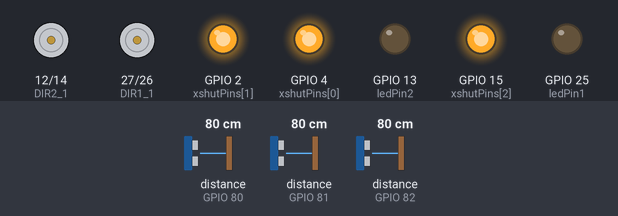
This sketch was run on a simulated ESP32. Shown: motor-driver pin pairs drawn as motors (green arrow = first pin HIGH = forward, orange = second pin HIGH = backward, longer = more drive), output pins drawn as LEDs (lit = HIGH). The inputs (shaded band) are chosen by the test bench; at power-on: distance to the obstacle (sensors on GPIO 80, GPIO 81, GPIO 82) 80 cm. What the sketch prints to the serial monitor is not drawn.

Above: at 2.2 s.
2.3 s: distance to the obstacle (sensor on GPIO 80) set to 8 cm
3.8 s: distance to the obstacle (sensor on GPIO 80) set to 5 cm
At 4.04 s:
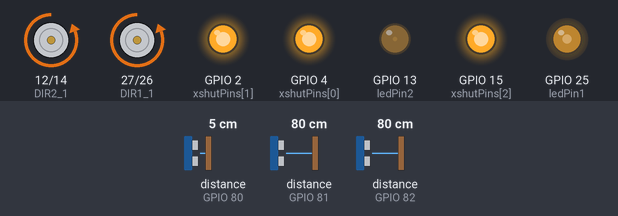
At 4.6 s:
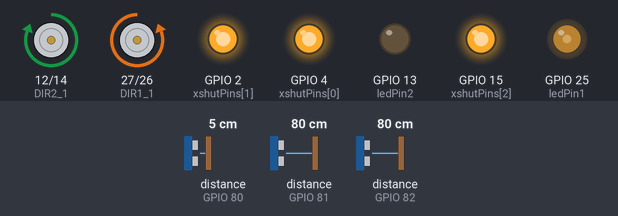
Timing chart, 0 to 6.8 s (numbered marks = the images above; inputs shaded):
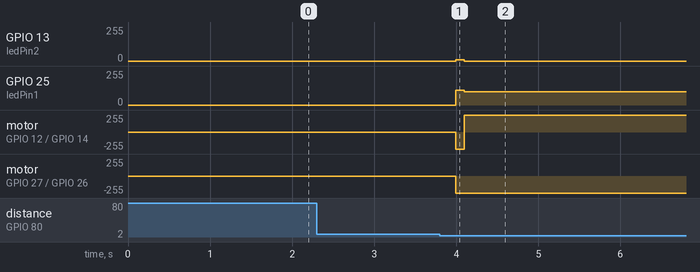

The sketch:

FUZZY_XE_BAM_TUONG.ino
```cpp
/*-------------------------------Include library--------------------------*/
#include <Wire.h>
#include <VL53L0X.h>
/*-------------------------------Define sensor--------------------------*/
const uint8_t sensorCount = 3;
const uint8_t xshutPins[sensorCount] = { 4, 2, 15 };  // xshutPins - EN sensors
VL53L0X sensors[sensorCount];
/*-------------------------------PWM--------------------------*/
const int ledPin1 = 25;  //chân xung pwm 1
const int ledPin2 = 13;  //chân xung pwm 2
// configuration of PWM channels
const int freq = 5000;      // tần số xung
const int ledChannel1 = 0;  // kênh PWM
const int ledChannel2 = 1;  // kênh PWM
const int resolution = 8;   // độ phân giải 8bit
/*-------------------------------MOTOR DIRECTION--------------------------*/
#define DIR1_1 27
#define DIR1_2 26
#define DIR2_1 12
#define DIR2_2 14
/*-------------------------------GLOBAL VARIABLES--------------------------*/
bool running_focus_left = false;
bool running_focus_right = false;
int sensorLeft, sensorMid, sensorRight;  // sensors value
unsigned long previousMillis = 0;
int previousSensorLeft, previousSensorRight;
int missLeftWall, missRightWall;
/*-------------------------------PID Define--------------------------*/
float baseFwd, turn;
float sumErrorLeft, previousErrorLeft;
float sumErrorRight, previousErrorRight;
int leftDuty, rightDuty;
/*-------------------------------check Define--------------------------*/
int cnt;
/*-------------------------------Define Fuzzy--------------------------*/
float u_dot = 0;
float u = 0;
float C1 = 0.22;
float C2 = 0.25;
float C3 = 0.31;
float C4 = 0.21;
float C5 = 0.27;
float k1 = 0.5 / 40.0;
float k2 = 0.5 / 150.0;
float ku = 20;
/*-------------------------------ROBOT PARAMETERS--------------------------*/
float cal_trueMF(float e, float L, float c1, float c2, float R) {
  float y = 0;
  if (e < L) {
    y = 0;
  } else if (e < c1) {
    y = (e - L) / (c1 - L);
  } else if (e < c2) {
    y = 1;
  } else if (e < R) {
    y = (R - e) / (R - c2);
  } else {
    y = 0;
  }
  return y;
}
float Calibrate_Fuzzy(float e, float e_dot) {
  float e_NB, e_NS, e_ZE, e_PS, e_PB;
  float de_NE, de_ZE, de_PO;
  float y_NB, y_NM, y_NS, y_ZE, y_PS, y_PM, y_PB;
  float beta1, beta2, beta3, beta4, beta5, beta6, beta7, beta8, beta9, beta10, beta11, beta12, beta13, beta14, beta15;
  float y1, y2, y3, y4, y5, y6, y7, y8, y9, y10, y11, y12, y13, y14, y15;

  e = constrain(e, -1, 1);
  e_dot = constrain(e_dot, -1, 1);

  Serial.print("\te:");
  Serial.print(e);
  Serial.print("\te_dot:");
  Serial.print(e_dot);
  Serial.print(" ");

  e_NB = cal_trueMF(e, -10, -1, -C2, -C1);
  e_NS = cal_trueMF(e, -C2, -C1, -C1, 0);
  e_ZE = cal_trueMF(e, -C1, 0, 0, C1);
  e_PS = cal_trueMF(e, 0, C1, C1, C2);
  e_PB = cal_trueMF(e, C1, C2, 1, 10);

  de_NE = cal_trueMF(e_dot, -10, -1, -C3, 0);
  de_ZE = cal_trueMF(e_dot, -C3, 0, 0, C3);
  de_PO = cal_trueMF(e_dot, 0, C3, 1, 10);
  //OUTPUT
  y_NB = -1;
  y_NM = -C5;
  y_NS = -C4;
  y_ZE = 0;
  y_PS = C4;
  y_PM = C5;
  y_PB = 1;
  //Fuzzy Rules
  beta1 = e_NB * de_NE;
  y1 = y_PB;
  beta2 = e_NB * de_ZE;
  y2 = y_PM;
  beta3 = e_NB * de_PO;
  y3 = y_PS;

  beta4 = e_NS * de_NE;
  y4 = y_PM;
  beta5 = e_NS * de_ZE;
  y5 = y_PS;
  beta6 = e_NS * de_PO;
  y6 = y_ZE;

  beta7 = e_ZE * de_NE;
  y7 = y_PS;
  beta8 = e_ZE * de_ZE;
  y8 = y_ZE;
  beta9 = e_ZE * de_PO;
  y9 = y_NS;

  beta10 = e_PS * de_NE;
  y10 = y_ZE;
  beta11 = e_PS * de_ZE;
  y11 = y_NS;
  beta12 = e_PS * de_PO;
  y12 = y_NM;

  beta13 = e_PB * de_NE;
  y13 = y_NS;
  beta14 = e_PB * de_ZE;
  y14 = y_NM;
  beta15 = e_PB * de_PO;
  y15 = y_NB;
  //Defuzzification: Weighted Average
  u_dot = beta1 * y1 + beta2 * y2 + beta3 * y3 + beta4 * y4 + beta5 * y5
      + beta6 * y6 + beta7 * y7 + beta8 * y8 + beta9 * y9 + beta10 * y10
      + beta11 * y11 + beta12 * y12 + beta13 * y13 + beta14 * y14 + beta15 * y15;
  return u += u_dot;
}
float Fuzzy_controlLeft(float sensorLeft, float desiredSensorLeft, float Ts) {
  float errorLeft = desiredSensorLeft - (float)sensorLeft;
  float errorLeft_dot = (errorLeft - previousErrorLeft) / Ts;
  float turn_ = constrain(Calibrate_Fuzzy(errorLeft * k1, errorLeft_dot * k2) * ku, -50, 50);
  Serial.print("\tturn_:");
  Serial.print(turn_);
  Serial.print("\tu:");
  Serial.print(u);
  Serial.print("\terrorLeft:");
  Serial.print(errorLeft);
  Serial.print("\terrorLeft_dot:");
  Serial.print(errorLeft_dot);
  Serial.print(" ");
  previousErrorLeft = errorLeft;
  return turn_;
}
void setupsensor() {
  // Disable/reset all sensors by driving their XSHUT pins low.
  for (uint8_t i = 0; i < sensorCount; i++) {
    pinMode(xshutPins[i], OUTPUT);
    digitalWrite(xshutPins[i], LOW);
  }
  // Enable, initialize, and start each sensor, one by one.
  for (uint8_t i = 0; i < sensorCount; i++) {
    digitalWrite(xshutPins[i], HIGH);
    delay(100);
    sensors[i].setTimeout(500);
    if (!sensors[i].init()) {
      Serial.print("Failed to detect and initialize sensor ");
      Serial.println(i);
      while (1) {}
    }
    sensors[i].setAddress(0x50 + i);  //change adress sensors
    // sensors[i].setMeasurementTimingBudget(20000);
    sensors[i].startContinuous();
  }
}
void setup_pwm() {
  ledcSetup(ledChannel1, freq, resolution);
  ledcSetup(ledChannel2, freq, resolution);
  ledcAttachPin(ledPin1, ledChannel1);
  ledcAttachPin(ledPin2, ledChannel2);

  pinMode(DIR1_1, OUTPUT);
  pinMode(DIR1_2, OUTPUT);
  pinMode(DIR2_1, OUTPUT);
  pinMode(DIR2_2, OUTPUT);
}
void print_value() {
  Serial.print("L:");
  Serial.print(sensorLeft);
  Serial.print('\t');
  Serial.print("M: ");
  Serial.print(sensorMid);
  Serial.print('\t');
  Serial.print("R: ");
  Serial.print(sensorRight);
  Serial.print('\t');
}
void read_value_sensors() {
  //read value
  sensorLeft = sensors[0].readRangeContinuousMillimeters() - 30;
  sensorMid = sensors[1].readRangeContinuousMillimeters();
  sensorRight = sensors[2].readRangeContinuousMillimeters() - 60;
  // giới hạn giá trị
  sensorLeft = constrain(sensorLeft, 30, 250);  //range from 30 to 250
  sensorMid = constrain(sensorMid, 30, 250);
  sensorRight = constrain(sensorRight, 30, 250);
}
int getWallMidState(int sensorMid, int threshold) {
  if (sensorMid > threshold) return 0;
  else return 1;
}
bool getWallLeft() {
  if ((sensorLeft) >= 130) return true;
  else return false;
}
bool getWallRight() {
  if ((sensorRight - previousSensorRight) >= 100) return true;
  else return false;
}
float PID_LeftWall(int sensorLeft, float desiredSensorLeft, float Kp, float Ki, float Kd, float Ts) {
  float errorLeft = desiredSensorLeft - (float)sensorLeft;
  sumErrorLeft += errorLeft;
  float turn_ = Kp * errorLeft + Ki * sumErrorLeft * Ts + Kd * (errorLeft - previousErrorLeft) / Ts;
  previousErrorLeft = errorLeft;
  return turn_;
}
float PID_RightWall(int sensorRight, float desiredSensorRight, float Kp, float Ki, float Kd, float Ts) {
  float errorRight = (float)sensorRight - desiredSensorRight;
  sumErrorRight += errorRight;
  float turn_ = Kp * errorRight + Ki * sumErrorRight * Ts + Kd * (errorRight - previousErrorRight) / Ts;
  previousErrorRight = errorRight;
  return turn_;
}
void Left_Motor_PWM(float PWM_) {
  if (PWM_ >= 0) {
    ledcWrite(ledChannel1, PWM_);
    digitalWrite(DIR1_1, LOW);
    digitalWrite(DIR1_2, HIGH);
  } else {
    ledcWrite(ledChannel1, abs(PWM_));
    digitalWrite(DIR1_1, HIGH);
    digitalWrite(DIR1_2, LOW);
  }
}
void Right_Motor_PWM(float PWM_) {
  if (PWM_ >= 0) {
    ledcWrite(ledChannel2, PWM_);
    digitalWrite(DIR2_1, HIGH);
    digitalWrite(DIR2_2, LOW);
  } else {
    ledcWrite(ledChannel2, abs(PWM_));
    digitalWrite(DIR2_1, LOW);
    digitalWrite(DIR2_2, HIGH);
  }
}
void setup() {
  Serial.begin(115200);
  Wire.begin();
  Wire.setClock(400000);  // use 400 kHz I2C
  setupsensor();
  delay(1000);
  setup_pwm();
  Serial.println("Focus left or Focus right ?");
  while (1) {
    read_value_sensors();
    // print_value();
    // Serial.println();
    if (sensorLeft < 40) {
      Serial.println("LEFT!");
      running_focus_left = true;  // focus left
      break;
    }
    // if (sensorRight < 40) {
    //   Serial.println("RIGHT!");
    //   running_focus_right = true;  // focus right
    //   break;
    // }
  }
}

void loop() {
  unsigned long nowMillis = millis();
  if (nowMillis - previousMillis >= 100) {
    read_value_sensors();
    print_value();
    // trạng thái tường trước với giá trị đặt là 75mm
    int state = getWallMidState(sensorMid, 90);
    if (running_focus_left) {
      Serial.print("state ");
      Serial.print(state);
      Serial.print('\t');
      Serial.print("missLeftWall ");
      Serial.print(getWallLeft());
      Serial.print('\t');
      // if ((sensorLeft - previousSensorLeft) >= 100) missLeftWall = true;
      if (!getWallLeft()) {
        turn = Fuzzy_controlLeft(sensorLeft, 70, 0.1);
        Serial.print(" FUZZY LEFT ");
        baseFwd = 50;  // 250
      }
      Serial.println();
      // previousSensorLeft = sensorLeft;
      previousMillis = nowMillis;
    }
    if (running_focus_right) {
      Serial.print("state ");
      Serial.print(state);
      Serial.print('\t');
      Serial.print("missRightWall ");
      Serial.print(getWallRight());
      Serial.print('\t');
      if (!getWallRight()) {
        cnt = 0;
        if (state == 0) {
          turn = PID_RightWall(sensorRight, 70.0, 2.5, 0.0, 0.1, 0.05);
          Serial.print(" PID RIGHT ");
          baseFwd = 250;
        } else {
          sumErrorRight = 0;
          baseFwd = 0;
          Serial.print(" TURN RIGHT ");
          turn = -250;
        }
      } else {
        sumErrorRight = 0;
        cnt += 1;
        if (cnt <= 4) {  // tuning  number 10 for other condition // timming
          turn = 0;
          baseFwd = 250;
          Serial.print(" Straight");
        } else if (cnt <= 7) {  // tuning  number 15 for other condition /timming
          baseFwd = 0;
          turn = 100;
          Serial.print(" Turn Right with holding position ");
        } else {
          baseFwd = 150;
          turn = 90;
          Serial.print(" Turn Right");
        }
        if (!getWallRight()) {
          cnt = 0;
          baseFwd = 0;
          turn = 0;
        }
      }
      //Serial.println();
      //previousSensorLeft = sensorLeft;
      previousMillis = nowMillis;
    }
    // leftDuty = constrain(baseFwd + turn, -250.0, 250.0);
    // rightDuty = constrain(baseFwd - turn, -250.0, 250.0);
    leftDuty = constrain(baseFwd - turn, -250.0, 250.0);
    rightDuty = constrain(baseFwd + turn, -250.0, 250.0);
    Serial.print('\t');
    Serial.print(leftDuty);
    Serial.print('\t');
    Serial.print(rightDuty);
    Serial.print('\t');
    Serial.println();
    Left_Motor_PWM((int)leftDuty);
    Right_Motor_PWM((int)rightDuty);
    // Left_Motor_PWM((int)100);
    // Right_Motor_PWM((int)-100);
    // previousSensorLeft = sensorLeft;
    previousMillis = nowMillis;
  }
}
```

Measured:
- the behaviour switches between 7 and 6 cm on distance to the obstacle (sensor on GPIO 80) (found by bisection; images 0 and 1)
- after the input at 2.3 s, every drawn part: stays the same
- after the input at 3.8 s, GPIO 13 (ledPin2): 0/255 → 10/255 after 0.19 s, → 0/255 0.11 s later; GPIO 25 (ledPin1): 0/255 → 110/255 after 0.19 s, → 100/255 0.11 s later
